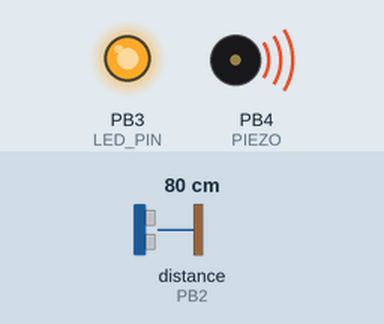
Recording of a sketch running on a simulated ATtiny85, built with avr-gcc and run on an emulated ATtiny85. Parts: output pins drawn as LEDs (lit = HIGH), buzzer (waves = sounding). Wiring (inferred from the names in the program): range finder with pulse-width output: data PB2. Inputs (shaded band) come from the test bench; at power-on: distance to the obstacle (sensor on PB2) 80 cm. Sleep ends after the set time or at an interrupt.

Above: at 2.7 s.
At 37.4 s:
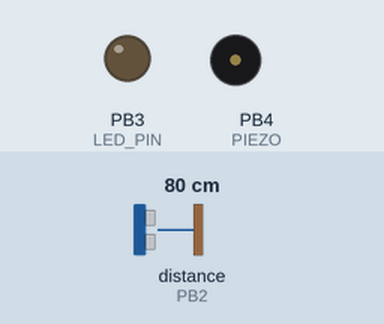
Timing chart, 0 to 48.4 s (numbered marks = the images above):
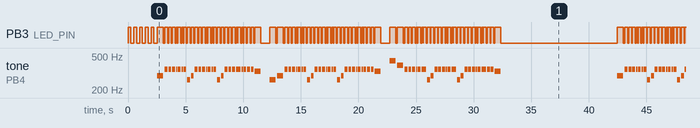

The sketch:

Baby_shark_attiny85.ino
```cpp
#include "pitches.h"
#include <avr/sleep.h>
#include <avr/interrupt.h>

//notes in the melody:
int melody[] = {
  NOTE_C4, NOTE_D4, NOTE_F4, NOTE_F4, NOTE_F4, NOTE_F4, NOTE_F4, NOTE_F4, NOTE_F4,
   NOTE_C4, NOTE_D4, NOTE_F4, NOTE_F4, NOTE_F4, NOTE_F4, NOTE_F4, NOTE_F4, NOTE_F4,
      NOTE_C4, NOTE_D4, NOTE_F4, NOTE_F4, NOTE_F4, NOTE_F4, NOTE_F4, NOTE_F4, NOTE_F4, NOTE_F4, NOTE_F4, NOTE_E4,
      0,
        NOTE_C4, NOTE_D4, NOTE_F4, NOTE_F4, NOTE_F4, NOTE_F4, NOTE_F4, NOTE_F4, NOTE_F4,
   NOTE_C4, NOTE_D4, NOTE_F4, NOTE_F4, NOTE_F4, NOTE_F4, NOTE_F4, NOTE_F4, NOTE_F4,
      NOTE_C4, NOTE_D4, NOTE_F4, NOTE_F4, NOTE_F4, NOTE_F4, NOTE_F4, NOTE_F4, NOTE_F4, NOTE_F4, NOTE_F4, NOTE_E4,
      0,
            NOTE_A4, NOTE_G4, NOTE_F4, NOTE_F4, NOTE_F4, NOTE_F4, NOTE_F4, NOTE_F4, NOTE_F4,
   NOTE_C4, NOTE_D4, NOTE_F4, NOTE_F4, NOTE_F4, NOTE_F4, NOTE_F4, NOTE_F4, NOTE_F4,
      NOTE_C4, NOTE_D4, NOTE_F4, NOTE_F4, NOTE_F4, NOTE_F4, NOTE_F4, NOTE_F4, NOTE_F4, NOTE_F4, NOTE_F4, NOTE_E4,
};

// note durations: 4 = quarter note, 8 = eighth note, etc
int noteDurations[] = {
  2, 2, 4, 4, 4, 8, 4, 8, 4,
  4, 4, 4, 4, 4, 8, 4, 8, 4,
  4, 4, 4, 4, 4, 8, 4, 8, 4, 4, 4, 2,
  2,
    2, 2, 4, 4, 4, 8, 4, 8, 4,
  4, 4, 4, 4, 4, 8, 4, 8, 4,
  4, 4, 4, 4, 4, 8, 4, 8, 4, 4, 4, 2,
    2,
    2, 2, 4, 4, 4, 8, 4, 8, 4,
  4, 4, 4, 4, 4, 8, 4, 8, 4,
  4, 4, 4, 4, 4, 8, 4, 8, 4, 4, 4, 2,
};

const int LED_PIN = 3;
const int TILT_SENSOR = 2;
const int PIEZO = 4;

unsigned long tonePreviousMillis = 0;

int toneState = 0;
int thisNote = 0;

void setup(){
  pinMode(PIEZO, OUTPUT);
  pinMode(LED_PIN, OUTPUT);
  pinMode(TILT_SENSOR, INPUT);

  // unused pins
  pinMode(0, INPUT_PULLUP);
  pinMode(1, INPUT_PULLUP);

  // Flash quick sequence so we know setup has started
  for (int k = 0; k < 10; k = k + 1) {
    if (k % 2 == 0) {
      digitalWrite(LED_PIN, HIGH);
    } else {
      digitalWrite(LED_PIN, LOW);
    }
    delay(250);
  } // for
}

void sleep() {
  GIMSK |= _BV(PCIE);                     // Enable Pin Change Interrupts
  PCMSK |= _BV(PCINT2);                   // Use PB2 as interrupt pin
  ADCSRA &= ~_BV(ADEN);                   // ADC off
  set_sleep_mode(SLEEP_MODE_PWR_DOWN);    // replaces above statement

  sleep_enable();                         // Sets the Sleep Enable bit in the MCUCR Register (SE BIT)
  sei();                                  // Enable interrupts
  sleep_cpu();                            // sleep

  cli();                                  // Disable interrupts
  PCMSK &= ~_BV(PCINT2);                  // Turn off PB2 as interrupt pin
  sleep_disable();                        // Clear SE bit
  ADCSRA |= _BV(ADEN);                    // ADC on

  sei();                                  // Enable interrupts
} // sleep

ISR(PCINT0_vect) {
  // This is called when the interrupt occurs, but I don't need to do anything in it
}

void loop(){
  if (toneState == 0) {
    sleep();
  }
  playTone();
}

void playTone() {
  toneState =1;
  if (thisNote < sizeof(melody) / sizeof(melody[0])) {
    unsigned long currentMillis = millis();

    /*
      to calculate the note duration, take one second divided by the note type.
      e.g. quarter note = 1000 / 4, eighth note = 1000/8, etc.
     */
    int noteDuration = 1000/noteDurations[thisNote];
    if (currentMillis - tonePreviousMillis >= noteDuration) {
      noTone(PIEZO);
      digitalWrite(LED_PIN, LOW);
    } else {
      if (melody[thisNote] == 0) {
        noTone(PIEZO);
        digitalWrite(LED_PIN, LOW);
      } else {
        tone(PIEZO, melody[thisNote]);
        digitalWrite(LED_PIN, HIGH);
      }
    }

    /*
      to distinguish the notes, set a minimum time between them.
      the note's duration + 30% seems to work well:
     */
    int pauseBetweenNotes = noteDuration * 1.30;
    if (currentMillis - tonePreviousMillis >= pauseBetweenNotes) {
      // save the end time of playing a tone
      tonePreviousMillis = currentMillis;
      thisNote++;
    }
  } else {
    toneState = 0;
    thisNote = 0;
    delay(10000);
  }
}
```

pitches.h
```cpp
#define NOTE_B0  31
#define NOTE_C1  33
#define NOTE_CS1 35
#define NOTE_D1  37
#define NOTE_DS1 39
#define NOTE_E1  41
#define NOTE_F1  44
#define NOTE_FS1 46
#define NOTE_G1  49
#define NOTE_GS1 52
#define NOTE_A1  55
#define NOTE_AS1 58
#define NOTE_B1  62
#define NOTE_C2  65
#define NOTE_CS2 69
#define NOTE_D2  73
#define NOTE_DS2 78
#define NOTE_E2  82
#define NOTE_F2  87
#define NOTE_FS2 93
#define NOTE_G2  98
#define NOTE_GS2 104
#define NOTE_A2  110
#define NOTE_AS2 117
#define NOTE_B2  123
#define NOTE_C3  131
#define NOTE_CS3 139
#define NOTE_D3  147
#define NOTE_DS3 156
#define NOTE_E3  165
#define NOTE_F3  175
#define NOTE_FS3 185
#define NOTE_G3  196
#define NOTE_GS3 208
#define NOTE_A3  220
#define NOTE_AS3 233
#define NOTE_B3  247
#define NOTE_C4  262
#define NOTE_CS4 277
#define NOTE_D4  294
#define NOTE_DS4 311
#define NOTE_E4  330
#define NOTE_F4  349
#define NOTE_FS4 370
#define NOTE_G4  392
#define NOTE_GS4 415
#define NOTE_A4  440
#define NOTE_AS4 466
#define NOTE_B4  494
#define NOTE_C5  523
#define NOTE_CS5 554
#define NOTE_D5  587
#define NOTE_DS5 622
#define NOTE_E5  659
#define NOTE_F5  698
#define NOTE_FS5 740
#define NOTE_G5  784
#define NOTE_GS5 831
#define NOTE_A5  880
#define NOTE_AS5 932
#define NOTE_B5  988
#define NOTE_C6  1047
#define NOTE_CS6 1109
#define NOTE_D6  1175
#define NOTE_DS6 1245
#define NOTE_E6  1319
#define NOTE_F6  1397
#define NOTE_FS6 1480
#define NOTE_G6  1568
#define NOTE_GS6 1661
#define NOTE_A6  1760
#define NOTE_AS6 1865
#define NOTE_B6  1976
#define NOTE_C7  2093
#define NOTE_CS7 2217
#define NOTE_D7  2349
#define NOTE_DS7 2489
#define NOTE_E7  2637
#define NOTE_F7  2794
#define NOTE_FS7 2960
#define NOTE_G7  3136
#define NOTE_GS7 3322
#define NOTE_A7  3520
#define NOTE_AS7 3729
#define NOTE_B7  3951
#define NOTE_C8  4186
#define NOTE_CS8 4435
#define NOTE_D8  4699
#define NOTE_DS8 4978
```

Measured:
- by itself, PB3 (LED_PIN): HIGH → LOW at 0.25 s, → HIGH 0.25 s later, → LOW 0.25 s later, → HIGH 0.25 s later, … (594 changes in this stretch)
- by itself, tone on PB4 (PIEZO): plays 294 Hz for 0.50 s, 349 Hz for 0.25 s, 349 Hz for 0.25 s, 349 Hz for 0.25 s, 349 Hz for 0.12 s, 349 Hz for 0.25 s … (293 notes in this stretch)
